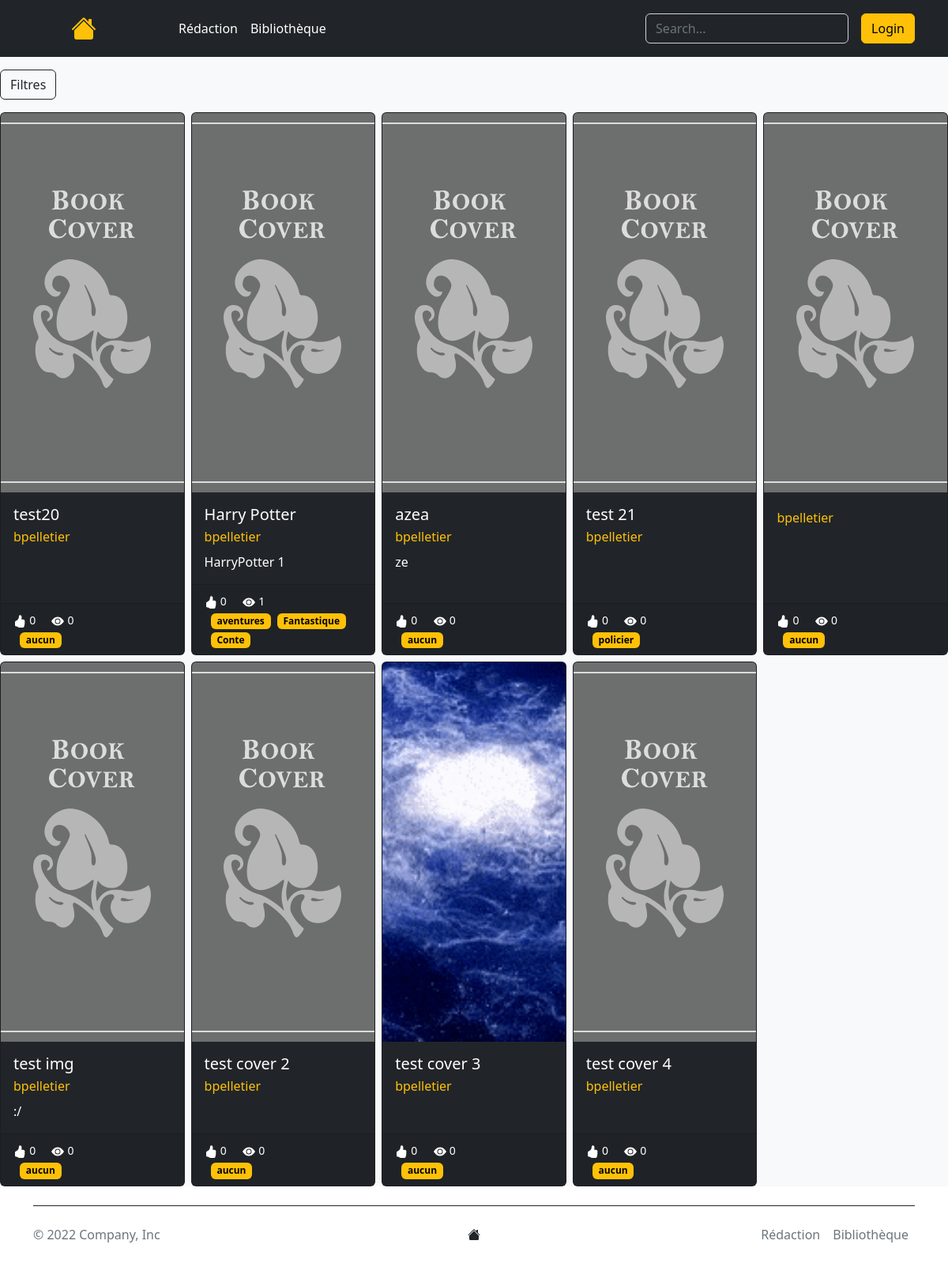
Screenshot of /index.php?module=bibliotheque with the database file from the repository.
### tables this page shows
CREATE TABLE `Livre` (
  `id` bigint(20) UNSIGNED NOT NULL,
  `titre` varchar(50) NOT NULL,
  `resumeLivre` varchar(1000) NOT NULL,
  `nbrVue` int(11) DEFAULT '0',
  `nbrLike` int(11) DEFAULT '0',
  `IDAuteur` bigint(20) UNSIGNED NOT NULL
);

CREATE TABLE `Utilisateur` (
  `id` bigint(20) UNSIGNED NOT NULL,
  `userName` varchar(50) NOT NULL,
  `passWord` varchar(255) NOT NULL,
  `email` varchar(255) NOT NULL
);

### module/mod_bibliothèque/controleur_bibliotheque.php (called while the page is built, shortened)
<?php
require_once("modele_bibliotheque.php");
require_once("vue_bibliotheque.php");
class Controleur_Biblio
{
    private $modele;
    private $vue;
    public function __construct()
    {
        $this->modele = new Modele_Biblio();
        $this->vue = new Vue_Biblio();
    }
    public function affichageBiblio()
    {
        $livre = $this->modele->getLivres();
        $genre = $this->modele->getGenres();
        $this->vue->afficherBiblio($livre, $genre);
    }
}
?>

### module/mod_bibliothèque/modele_bibliotheque.php (called while the page is built, shortened)
<?php
class Modele_Biblio extends Connexion
{
    public function getLivres()
    {
        $sql = "SELECT  Livre.id, titre,resumeLivre,nbrLike,nbrVue,userName, GROUP_CONCAT(genre SEPARATOR ',') as genres
        FROM Livre
        INNER JOIN Utilisateur
        ON Livre.IDAuteur = Utilisateur.id
        inner join LivreGenre
        ON LivreGenre.idLivre=Livre.id
        INNER JOIN Genre
        ON LivreGenre.idGenre=Genre.id
        GROUP BY Livre.id";
        $prepare = parent::$bdd->prepare($sql);
        $exec = $prepare->execute();
        $result = $prepare->fetchAll();
        return $result;
    }
}

### module/mod_bibliothèque/vue_bibliotheque.php (the view, shortened to what this page needs)
<?php
class Vue_Biblio extends vueGenerique
{
    public function afficherBiblio($livre)
    {
?>
        <section class="bg-light pt-3">
            <button type="button" class="btn btn-outline-dark mb-3 " id="developper" data-bs-toggle="collapse" data-bs-target="#collapseExample" aria-expanded="false" aria-controls="collapseExample">Filtres</button>
            <div class="row row-cols-1 row-cols-md-5 g-2">
                <?php
                foreach ($livre as $key) {
                ?>
                    <div class="col">
                        <?php
                        $this->afficherLivreDansBiblio($key['id'], $key['titre'], $key['resumeLivre'], $key['nbrLike'], $key['nbrVue'], $key['userName'], $key['genres']);
                        ?>
                    </div>
                <?php
                }
                ?>
            </div>
        </section>
    <?php
    }
    public function afficherLivreDansBiblio($id, $titre, $resumeLivre, $nbrLike, $nbrVue, $userName, $genres)
    {
    ?>
        <a href="index.php?module=livre&idLivre=<?= $id ?>" class="LinkLivre" id="livre<?= $id ?>">
            <div class="card h-100 text-bg-dark">
                <?php
                echo "<img src=\"ressource/bookCover/" . $id .".png" ."\" class=\"card-img-top\" alt=\"...\"onerror=\"this.onerror=null;this.src='ressource/bookCover/default.png';\" >";
                ?>
                <div class="card-body">
                    <?php
                    echo "<h5 class=\"card-title\">" . $titre . "</h5>";
                    $resume = $resumeLivre;
                    echo "<p class=\"card-subtitle mb-2 text-warning\">" . $userName . "</p>";
                    echo "<p class=\"card-text\">" . $resume . "</p>";
                    ?>
                </div>
                <div class="card-footer">
                    <?php
                    echo "<small class=\"bi bi-hand-thumbs-up\">" . $nbrLike . "</small>";
                    ?>
                    <svg xmlns="http://www.w3.org/2000/svg" width="16" height="16" fill="currentColor" class="bi bi-eye-fill ms-3" viewBox="0 0 16 16">
                        <path d="M10.5 8a2.5 2.5 0 1 1-5 0 2.5 2.5 0 0 1 5 0z" />
                        <path d="M0 8s3-5.5 8-5.5S16 8 16 8s-3 5.5-8 5.5S0 8 0 8zm8 3.5a3.5 3.5 0 1 0 0-7 3.5 3.5 0 0 0 0 7z" />
                    </svg>
                    <?php echo "<small class=\"\">    " . $nbrVue . "</small>"; ?>
                    <div class="">
                        <?php
                        $explodGenre = explode(",", $genres);
                        if (isset($explodGenre[0])) {
                            echo "<span class=\"badge text-bg-warning ms-2 translate-mi genreLivre\">" . $explodGenre[0] . "</span>";
                        }
                        if (isset($explodGenre[1])) {
                            echo "<span class=\"badge text-bg-warning ms-2 translate-mi genreLivre\">" . $explodGenre[1] . "</span>";
                        }
                        if (isset($explodGenre[2])) {
                            echo "<span class=\"badge text-bg-warning ms-2 translate-mi genreLivre\">" . $explodGenre[2] . "</span>";
                        }
                        ?>
                    </div>
                </div>
            </div>
        </a>
<?php
    }
}
?>

### style.css (style rules this page uses)
.LinkLivre { text-decoration: none; color: black; }
.card-img-top { width: 100%; height: 60vh; object-fit: cover; }

### rows the page displays
livre: titre "test20", IDAuteur.userName "bpelletier", nbrLike "0", nbrVue "0", explodGenre "aucun"
livre: titre "Harry Potter", IDAuteur.userName "bpelletier", resumeLivre "HarryPotter 1", nbrLike "0", nbrVue "1", explodGenre "aventures", explodGenre "Fantastique", explodGenre "Conte"
livre: titre "azea", IDAuteur.userName "bpelletier", resumeLivre "ze", nbrLike "0", nbrVue "0", explodGenre "aucun"
livre: titre "test 21", IDAuteur.userName "bpelletier", nbrLike "0", nbrVue "0", explodGenre "policier"
livre: IDAuteur.userName "bpelletier", nbrLike "0", nbrVue "0", explodGenre "aucun"
livre: titre "test img", IDAuteur.userName "bpelletier", resumeLivre ":/", nbrLike "0", nbrVue "0", explodGenre "aucun"
livre: titre "test cover 2", IDAuteur.userName "bpelletier", nbrLike "0", nbrVue "0", explodGenre "aucun"
livre: shows a picture, titre "test cover 3", IDAuteur.userName "bpelletier", nbrLike "0", nbrVue "0", explodGenre "aucun"
livre: titre "test cover 4", IDAuteur.userName "bpelletier", nbrLike "0", nbrVue "0", explodGenre "aucun"
